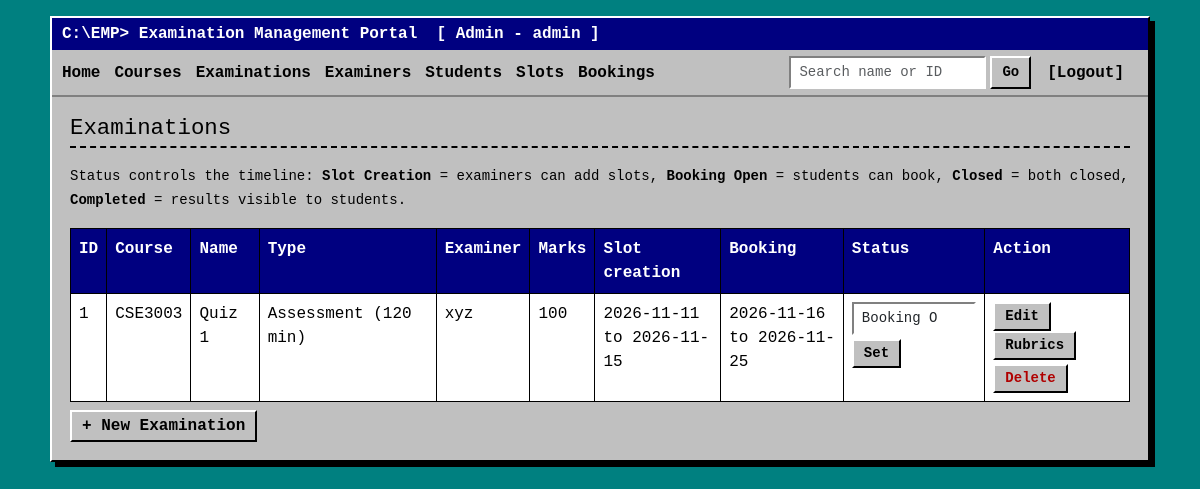
/admin/exams (signed in), run on the app's committed database.
### models.py (models this page shows, shortened)
class Exam(db.Model):
    id = db.Column(db.Integer, primary_key=True)
    course_id = db.Column(db.Integer, db.ForeignKey("course.id"), nullable=False)
    examiner_id = db.Column(db.Integer, db.ForeignKey("user.id"))
    name = db.Column(db.String(100), nullable=False)
    exam_type = db.Column(db.String(30), nullable=False)
    duration = db.Column(db.Integer, nullable=False)
    max_marks = db.Column(db.Integer, nullable=False)
    slot_start = db.Column(db.Date, nullable=False)
    slot_end = db.Column(db.Date, nullable=False)
    book_start = db.Column(db.Date, nullable=False)
    book_end = db.Column(db.Date, nullable=False)
    status = db.Column(db.String(20), default="Draft")
    course = db.relationship("Course", backref="exams")
    examiner = db.relationship("User")

class Course(db.Model):
    id = db.Column(db.Integer, primary_key=True)
    code = db.Column(db.String(20), unique=True, nullable=False)
    name = db.Column(db.String(100), nullable=False)
    description = db.Column(db.String(300))
    status = db.Column(db.String(20), default="Active")       # Active/Inactive

class User(db.Model):
    id = db.Column(db.Integer, primary_key=True)
    email = db.Column(db.String(100), unique=True, nullable=False)
    password = db.Column(db.String(200), nullable=False)
    name = db.Column(db.String(100), nullable=False)
    phone = db.Column(db.String(20))
    department = db.Column(db.String(100))
    role = db.Column(db.String(20), nullable=False)
    status = db.Column(db.String(20), default="Active") # for examiners it will tel Pending/Approved/Deactivated

### routes/admin.py (the view)
@admin.route("/exams")
@login_required("admin")
def exams():
    return render_template("admin/exams.html", exams=Exam.query.all(), statuses=EXAM_STATUSES)

### app.py (called while the page is built)
@app.context_processor
def inject_user():
    return {"role": session.get("role"), "user_name": session.get("name")}

### helpers.py (called while the page is built)
def login_required(role):
    def decorator(page):
        @wraps(page)
        def wrapper(*args, **kwargs):
            if session.get("role") != role:
                flash("Please log in with the correct account.")
                return redirect(url_for("auth.login"))
            return page(*args, **kwargs)
        return wrapper
    return decorator

### templates/admin/exams.html
{% extends "base.html" %}
{% block content %}
<h2>Examinations</h2>
<p><small>Status controls the timeline: <b>Slot Creation</b> = examiners can add slots,
<b>Booking Open</b> = students can book, <b>Closed</b> = both closed,
<b>Completed</b> = results visible to students.</small></p>
<div class="table-responsive">
<table class="table table-bordered">
  <tr><th>ID</th><th>Course</th><th>Name</th><th>Type</th><th>Examiner</th><th>Marks</th>
      <th>Slot creation</th><th>Booking</th><th>Status</th><th>Action</th></tr>
  {% for e in exams %}
  <tr>
    <td>{{ e.id }}</td><td>{{ e.course.code }}</td><td>{{ e.name }}</td>
    <td>{{ e.exam_type }} ({{ e.duration }} min)</td>
    <td>{{ e.examiner.name if e.examiner else '-' }}</td><td>{{ e.max_marks }}</td>
    <td>{{ e.slot_start }}<br>to {{ e.slot_end }}</td>
    <td>{{ e.book_start }}<br>to {{ e.book_end }}</td>
    <td>
      <form method="post" action="{{ url_for('admin.exam_status', id=e.id) }}">
        <select class="form-select form-select-sm mb-1" name="status">
          {% for s in statuses %}<option {{ 'selected' if s == e.status }}>{{ s }}</option>{% endfor %}
        </select>
        <button class="btn btn-sm">Set</button>
      </form>
    </td>
    <td>
      <a class="btn btn-sm" href="{{ url_for('admin.exam_form', id=e.id) }}">Edit</a>
      <a class="btn btn-sm" href="{{ url_for('admin.rubrics', id=e.id) }}">Rubrics</a>
      <form method="post" action="{{ url_for('admin.exam_delete', id=e.id) }}" class="mt-1">
        <button class="btn btn-sm btn-danger">Delete</button>
      </form>
    </td>
  </tr>
  {% else %}
  <tr><td colspan="10">No examinations yet.</td></tr>
  {% endfor %}
</table>
</div>
<a class="btn" href="{{ url_for('admin.exam_form') }}">+ New Examination</a>
{% endblock %}

### static/style.css (style rules this page uses)
html { background: #008080; color-scheme: only light; }
body { background: #008080; min-height: 100vh; font-family: "Courier New", Courier, monospace; color: #000; padding: 16px; }
h2 { font-size: 1.4rem; border-bottom: 2px dashed #000; padding-bottom: 4px; margin-bottom: 16px; }
a { color: #0000ee; }
.btn { background: #c0c0c0; color: #000; border: 2px solid; border-color: #fff #000 #000 #fff; border-radius: 0; font-family: inherit; font-weight: bold; padding: 2px 10px; }
.btn-danger { color: #b00000; }
.form-control, .form-select { background: #fff; border: 2px solid; border-color: #808080 #fff #fff #808080; border-radius: 0; font-family: inherit; }
.table { background: #fff; border-color: #000; margin-bottom: 8px; }
.table th { background: #000080; color: #fff; }

### data on the page
Exam: id "1", course.code "CSE3003", name "Quiz 1", exam_type "Assessment", duration "120", examiner "xyz", max_marks "100", slot_start "2026-11-11", slot_end "2026-11-15", book_start "2026-11-16", book_end "2026-11-25"

### other printed values
{{ user_name }} "Admin"
{{ role }} "admin"
form field status "Booking Open"
